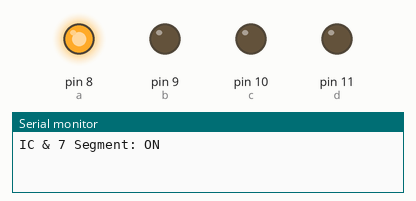
The sketch below on a simulated Arduino Uno, built with avr-gcc and run on an emulated ATmega328P. On the bench: output pins drawn as LEDs (lit = HIGH), the last lines printed to the serial monitor.

Above: at 0.5 s.
At 2.5 s:
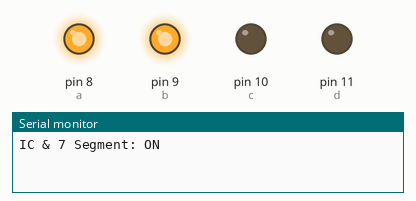
At 3.5 s:
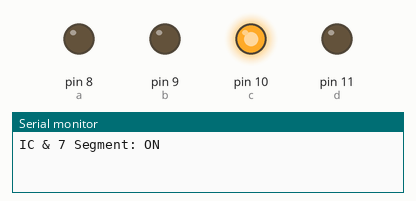
At 5.5 s:
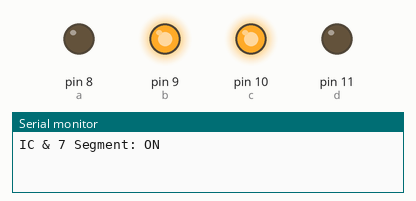
At 8.5 s:
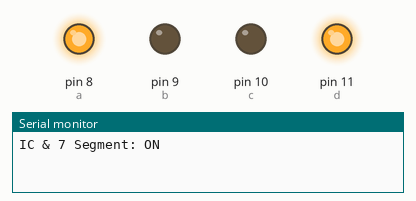
At 11.5 s:
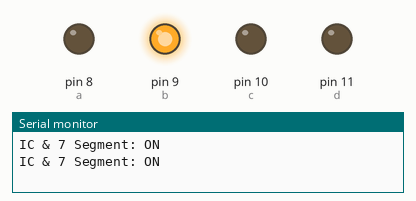
Timing chart, 0 to 13.0 s (numbered marks = the images above):
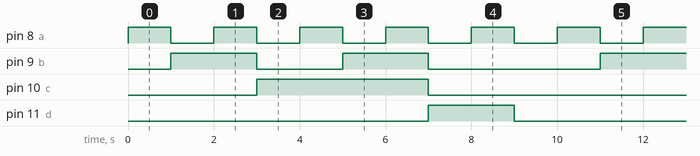

The sketch:

_7segmentarduinotest.ino
```cpp
//---------------------------------------------------------------------------------------------------------------------------------------
int a = 8;
int b = 9;
int c = 10;
int d = 11;
bool on = true;

void setup() {
  pinMode(a, OUTPUT);
  pinMode(b, OUTPUT);
  pinMode(c, OUTPUT);
  pinMode(d, OUTPUT);
  Serial.begin(9600);
}

void loop() {
    Serial.println("IC & 7 Segment: ON");

    // tentukan apakah perlu ON atau tidak
    if (on) {
      digitalWrite(a, HIGH);
      digitalWrite(b, LOW);
      digitalWrite(c, LOW);
      digitalWrite(d, LOW);
      delay(1000);

      digitalWrite(a, LOW);
      digitalWrite(b, HIGH);
      digitalWrite(c, LOW);
      digitalWrite(d, LOW);
      delay(1000);

      digitalWrite(a, HIGH);
      digitalWrite(b, HIGH);
      digitalWrite(c, LOW);
      digitalWrite(d, LOW);
      delay(1000);

      digitalWrite(a, LOW);
      digitalWrite(b, LOW);
      digitalWrite(c, HIGH);
      digitalWrite(d, LOW);
      delay(1000);

      digitalWrite(a, HIGH);
      digitalWrite(b, LOW);
      digitalWrite(c, HIGH);
      digitalWrite(d, LOW);
      delay(1000);

      digitalWrite(a, LOW);
      digitalWrite(b, HIGH);
      digitalWrite(c, HIGH);
      digitalWrite(d, LOW);
      delay(1000);

      digitalWrite(a, HIGH);
      digitalWrite(b, HIGH);
      digitalWrite(c, HIGH);
      digitalWrite(d, LOW);
      delay(1000);

      digitalWrite(a, LOW);
      digitalWrite(b, LOW);
      digitalWrite(c, LOW);
      digitalWrite(d, HIGH);
      delay(1000);

      digitalWrite(a, HIGH);
      digitalWrite(b, LOW);
      digitalWrite(c, LOW);
      digitalWrite(d, HIGH);
      delay(1000);

      digitalWrite(a, LOW);
      digitalWrite(b, LOW);
      digitalWrite(c, LOW);
      digitalWrite(d, LOW);
      delay(1000);
    }
}

void other() {
  digitalWrite(a, HIGH);
  digitalWrite(b, HIGH);
  digitalWrite(c, HIGH);
  digitalWrite(d, HIGH);
}
```

Measured:
- by itself, pin 8 (a): alternates HIGH for 1.0 s and LOW for 1.0 s
- by itself, pin 9 (b): repeats every 10.0 s: LOW 2.0 s, HIGH 2.0 s, LOW 4.0 s, HIGH 2.0 s
- by itself, pin 10 (c): alternates HIGH for 4.0 s and LOW for 6.0 s
- by itself, pin 11 (d): alternates HIGH for 2.0 s and LOW for 8.0 s
